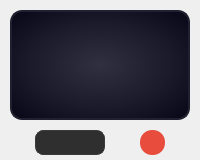
            <widget class="QWidget" name="slot19Widget" native="true">
             <property name="styleSheet">
              <string>QWidget#slot19Widget {
    background: qradialgradient(cx:0.5, cy:0.5, radius:0.8, fx:0.5, fy:0.5, stop:0 #2a2a3a, stop:0.5 #1a1a2a, stop:1 #0a0a1a);
    border: 1px solid #363540;
    border-radius: 8px;
}</string>
             </property>
             <layout class="QVBoxLayout" name="slot19Layout">
              <property name="spacing">
               <number>10</number>
              </property>
              <property name="leftMargin">
               <number>10</number>
              </property>
              <property name="topMargin">
               <number>10</number>
              </property>
              <property name="rightMargin">
               <number>10</number>
              </property>
              <property name="bottomMargin">
               <number>5</number>
              </property>
              <item>
               <widget class="QPushButton" name="slot19">
                <property name="minimumSize">
                 <size>
                  <width>110</width>
                  <height>110</height>
                 </size>
                </property>
                <property name="maximumSize">
                 <size>
                  <width>16777215</width>
                  <height>16777215</height>
                 </size>
                </property>
                <property name="styleSheet">
                 <string>QPushButton {
    background: qradialgradient(cx:0.5, cy:0.5, radius:0.8, fx:0.5, fy:0.5, stop:0 #303040, stop:0.5 #1a1a2a, stop:1 #000010);
    border: 2px solid #202030;
    border-radius: 12px;
    color: white;
    font-size: 14px;
    font-weight: bold;
}
QPushButton:hover {
    border: 1px solid #00ff88;
}
QPushButton:pressed {
    background: qradialgradient(cx:0.5, cy:0.5, radius:0.8, fx:0.5, fy:0.5, stop:0 #101020, stop:0.5 #0a0a1a, stop:1 #000000);
    border-color: #1a1a2a;
}</string>
                </property>
                <property name="text">
                </property>
                <property name="icon">
                 <iconset resource="Soundpack.qrc">
                  <normaloff>:/app/img/app/add.png</normaloff>:/app/img/app/add.png</iconset>
                </property>
                <property name="iconSize">
                 <size>
                  <width>96</width>
                  <height>96</height>
                 </size>
                </property>
                <property name="scaledContents" stdset="0">
                 <bool>true</bool>
                </property>
               </widget>
              </item>
              <item>
               <layout class="QHBoxLayout" name="slot19Controls">
                <property name="leftMargin">
                 <number>0</number>
                </property>
                <property name="topMargin">
                 <number>0</number>
                </property>
                <property name="rightMargin">
                 <number>0</number>
                </property>
                <property name="bottomMargin">
                 <number>0</number>
                </property>
                <item>
                 <widget class="QComboBox" name="slot19Hotkey">
                  <property name="minimumSize">
                   <size>
                    <width>70</width>
                    <height>25</height>
                   </size>
                  </property>
                  <property name="maximumSize">
                   <size>
                    <width>70</width>
                    <height>25</height>
                   </size>
                  </property>
                  <property name="styleSheet">
                   <string>QComboBox {
    background: #2f2f2f;
    border-radius: 8px;
    border: 1px solid #3a3a3a;
    padding: 2px 8px;
    color: white;
}

QComboBox:hover {
    border: 1px solid #00ff88;
}

QComboBox::drop-down {
    border: none;
    width: 18px;
}

QComboBox QAbstractItemView {
    background: #2a2a2a;
    border: 1px solid #00ff88;
    selection-background-color: #00ff88;
    selection-color: #000000;
    color: white;
}

QComboBox QAbstractItemView::item {
    padding: 5px 10px;
}

QComboBox QAbstractItemView::item:selected {
    background: #00ff88;
    color: #000000;
}

QScrollBar:vertical {
    background: #2a2a2a;
    width: 8px;
    border-radius: 4px;
}

QScrollBar::handle:vertical {
    background: #00ff88;
    border-radius: 4px;
    min-height: 20px;
}

QScrollBar::handle:vertical:hover {
    background: #00cc66;
}</string>
                  </property>
                 </widget>
                </item>
                <item>
                 <widget class="QPushButton" name="slot19Delete">
                  <property name="minimumSize">
                   <size>
                    <width>25</width>
                    <height>25</height>
                   </size>
                  </property>
                  <property name="maximumSize">
                   <size>
                    <width>25</width>
                    <height>25</height>
                   </size>
                  </property>
                  <property name="styleSheet">
                   <string>QPushButton {
    background-color: #e74c3c;
    border: none;
    border-radius: 12px;
    color: white;
    font-size: 12px;
    font-weight: bold;
}
QPushButton:hover {
    border: 1px solid #00ff88;
}</string>
                  </property>
                  <property name="icon">
                   <iconset resource="Soundpack.qrc">
                    <normaloff>:/app/img/app/bin (1).png</normaloff>:/app/img/app/bin (1).png</iconset>
                  </property>
                 </widget>
                </item>
               </layout>
              </item>
             </layout>
            </widget>
